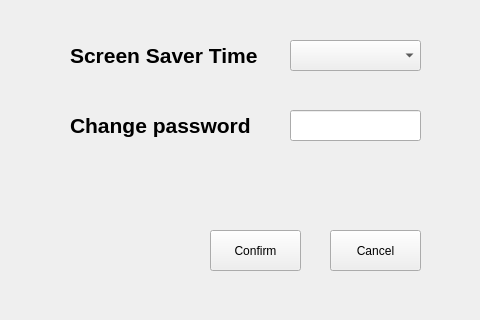
<?xml version="1.0" encoding="UTF-8"?>
<ui version="4.0">
 <class>setting</class>
 <widget class="QWidget" name="setting">
  <property name="geometry">
   <rect>
    <x>0</x>
    <y>0</y>
    <width>480</width>
    <height>320</height>
   </rect>
  </property>
  <property name="windowTitle">
   <string>Form</string>
  </property>
  <widget class="QLabel" name="lbl_Screen">
   <property name="geometry">
    <rect>
     <x>70</x>
     <y>40</y>
     <width>201</width>
     <height>31</height>
    </rect>
   </property>
   <property name="font">
    <font>
     <pointsize>16</pointsize>
     <weight>75</weight>
     <bold>true</bold>
    </font>
   </property>
   <property name="text">
    <string>Screen Saver Time</string>
   </property>
  </widget>
  <widget class="QComboBox" name="box_srnTime">
   <property name="geometry">
    <rect>
     <x>290</x>
     <y>40</y>
     <width>131</width>
     <height>31</height>
    </rect>
   </property>
  </widget>
  <widget class="QPushButton" name="btn_conf">
   <property name="geometry">
    <rect>
     <x>210</x>
     <y>230</y>
     <width>91</width>
     <height>41</height>
    </rect>
   </property>
   <property name="text">
    <string>Confirm</string>
   </property>
  </widget>
  <widget class="QPushButton" name="btn_cancel">
   <property name="geometry">
    <rect>
     <x>330</x>
     <y>230</y>
     <width>91</width>
     <height>41</height>
    </rect>
   </property>
   <property name="text">
    <string>Cancel</string>
   </property>
  </widget>
  <widget class="QLabel" name="lbl_pw">
   <property name="geometry">
    <rect>
     <x>70</x>
     <y>110</y>
     <width>201</width>
     <height>31</height>
    </rect>
   </property>
   <property name="font">
    <font>
     <pointsize>16</pointsize>
     <weight>75</weight>
     <bold>true</bold>
    </font>
   </property>
   <property name="text">
    <string>Change password</string>
   </property>
  </widget>
  <widget class="QLineEdit" name="txt_newpw">
   <property name="geometry">
    <rect>
     <x>290</x>
     <y>110</y>
     <width>131</width>
     <height>31</height>
    </rect>
   </property>
   <property name="echoMode">
    <enum>QLineEdit::Password</enum>
   </property>
   <property name="readOnly">
    <bool>false</bool>
   </property>
  </widget>
 </widget>
 <resources/>
 <connections/>
</ui>
